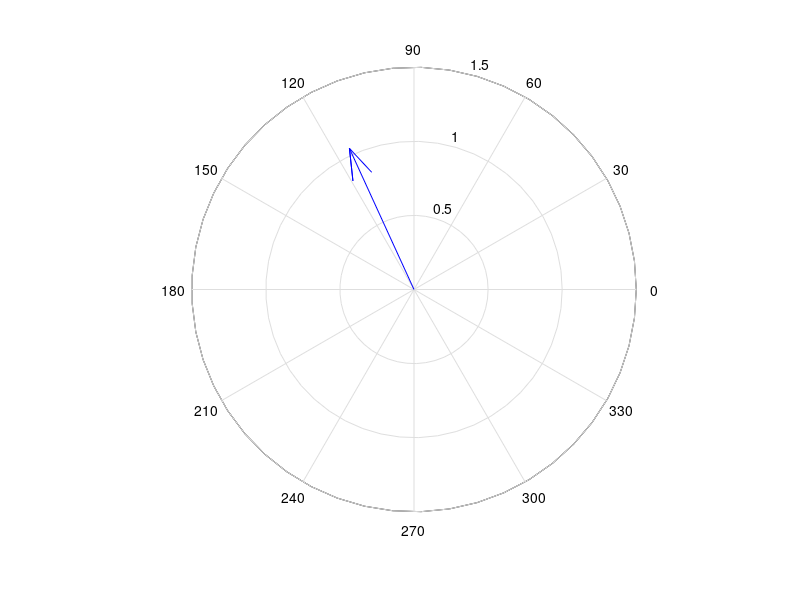

The MATLAB script that drew this image:
% números escolhidos: z1 = 5 + j8 (5,8) e z2 = (2, pi/3)
% letra a
% é necessário apenas seguir as instruções dadas para converter
[z1_rad, z1_mag] = cart2pol(5,8); 
[z2_real, z2_imag] = pol2cart(2, pi/3);

compass(z1_rad, z1_mag);
compass(z2_real, z2_imag);

%letra b
% para a multiplicação, utiliza-se a multiplicação de coordenadas
% cartesianas 
z1z2_real = (5*z2_real - 8*z2_imag); 
z1z2_imag = (5*z2_imag + 8 * z2_real);
z1z2 = z1z2_real + z1z2_imag*i
% o resultado será -9,7967 + j1,2748

%letra c
% utiliza-se a divisão de coordenadas cartesianas
z1z2_realD = (5*z2_real - 8*z2_imag)/((z2_real*z2_real) + (z2_imag*z2_imag));
z1z2_imagD = (5*z2_imag + 8*z2_real)/((z2_real*z2_real) + (z2_imag*z2_imag));
z1z2D = z1z2_realD + z1z2_imagD*i;
disp(z1z2D)
% o resultado será -8.9335 + 1.1624i
